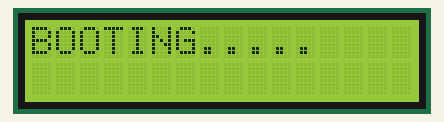
This sketch was run on a simulated Arduino Uno, built with avr-gcc and run on an emulated ATmega328P. Parts: 16×2 character LCD.

Above: at 0.1 s.
At 2.3 s:
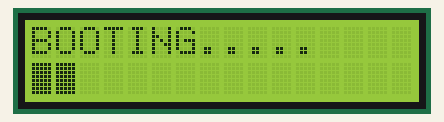
At 2.7 s:
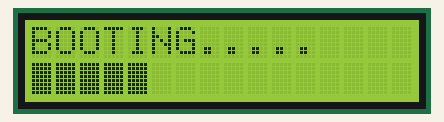
At 3.3 s:
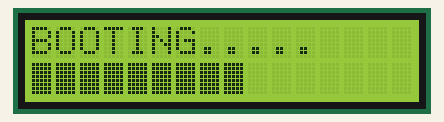
At 4.4 s:
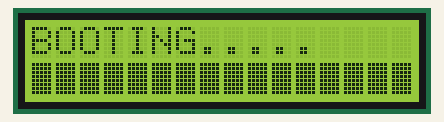
At 5.6 s:
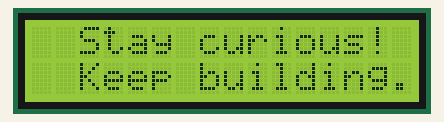

Measured:
- what the display in image 4 shows lasts 1.2 s, from 4.3 s to 5.5 s

The sketch:

sketch_may29a.ino
```cpp
#include <Wire.h>
#include <LiquidCrystal_I2C.h>

LiquidCrystal_I2C lcd(0x27, 16, 2); // Change 0x27 to 0x3F if needed

void setup() {
  lcd.init();
  lcd.backlight();

  lcd.setCursor(0, 0);
  lcd.print("BOOTING.....");
  delay(2000);

  // Loading bar animation
 lcd.setCursor(0, 1);
  for (int i = 0; i < 16; i++) {
    lcd.print((char)255); // full block character
    delay(150);
  }

  delay(1000);
  lcd.clear();

  // Display a quote
  lcd.setCursor(0, 0);
  lcd.print("  Stay curious!");
  lcd.setCursor(0, 1);
  lcd.print("  Keep building.");
}

void loop() {
  // Nothing here
}
```
